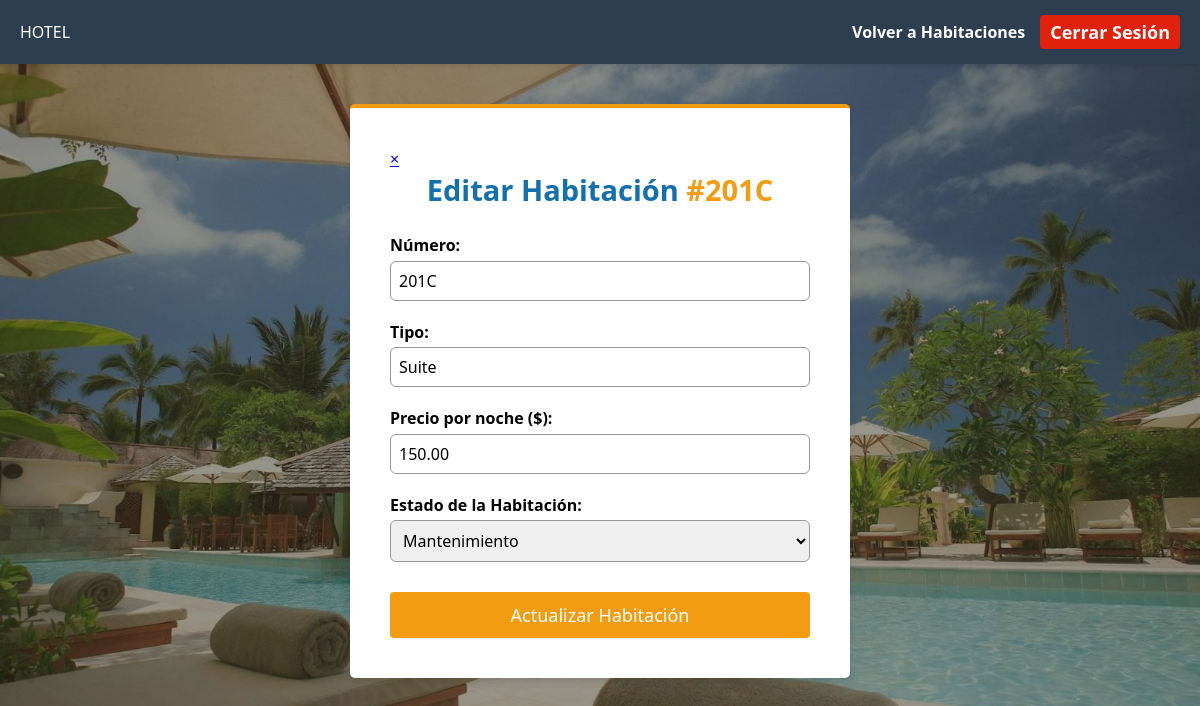
/views/habitaciones/editar_habitacion.php?id=3 (signed in), run on the app's committed database.
### tables this page shows
CREATE TABLE habitaciones (
    id_habitacion INT AUTO_INCREMENT PRIMARY KEY,
    numero VARCHAR(10) NOT NULL UNIQUE,
    tipo VARCHAR(50) NOT NULL,
    precio DECIMAL(10,2) NOT NULL,
    estado ENUM('Disponible', 'Ocupada', 'Mantenimiento') DEFAULT 'Disponible'
);

### views/habitaciones/editar_habitacion.php (the view, shortened to what this page needs)
<?php
$id_editar = intval($_GET['id']);
$database = new Conexion();
$db = $database->obtenerConexion();
$stmt = $db->prepare("SELECT * FROM habitaciones WHERE id_habitacion = :id");
$stmt->bindParam(':id', $id_editar);
$stmt->execute();
$habitacion = $stmt->fetch(PDO::FETCH_ASSOC);
?>
<!DOCTYPE html>
<html lang="es">
<head>
    <link rel="stylesheet" href="../../css/login.css">
</head>
<body>
    <nav class="navbar">
        <div class="logo">HOTEL</div>
        <div class="nav-links">
            <a href="../habitaciones/habitaciones.php">Volver a Habitaciones</a>
            <a href="../../php/auth/logout.php" class="btn btn-danger" style="padding: 5px 10px;">Cerrar Sesión</a>
        </div>
    </nav>
    <div class="login-container" style="max-width: 500px; margin-top: 40px; border-top: 4px solid #f39c12;">
        <a href="habitaciones.php" class="btn-close-card" title="Cancelar">&times;</a>
        <h2 style="margin-bottom: 25px;">Editar Habitación <span style="color:#f39c12;">#<?php echo $habitacion['numero']; ?></span></h2>
        <form action="../../php/habitaciones/actualizar_habitacion.php" method="POST">
            <div class="form-group">
                <label for="numero">Número:</label>
                <input type="text" id="numero" name="numero" value="<?php echo htmlspecialchars($habitacion['numero']); ?>" required>
            </div>
            <div class="form-group">
                <label for="tipo">Tipo:</label>
                <input type="text" id="tipo" name="tipo" value="<?php echo htmlspecialchars($habitacion['tipo']); ?>" required>
            </div>
            <div class="form-group">
                <label for="precio">Precio por noche ($):</label>
                <input type="number" step="0.01" id="precio" name="precio" value="<?php echo $habitacion['precio']; ?>" required>
            </div>
            <div class="form-group">
                <label for="estado">Estado de la Habitación:</label>
                <select id="estado" name="estado" required>
                    <option value="Mantenimiento" <?php echo ($habitacion['estado'] == 'Mantenimiento') ? 'selected' : ''; ?>>Mantenimiento</option>
                </select>
            </div>
            <button type="submit" class="btn btn-primary" style="width: 100%; margin-top: 10px; background-color: #f39c12;">Actualizar Habitación</button>
        </form>
    </div>
</body>
</html>

### css/login.css (style rules this page uses)
* { margin: 0; padding: 0; box-sizing: border-box; font-family: 'Segoe UI', Tahoma, Geneva, Verdana, sans-serif; }
body { display: flex; flex-direction: column; min-height: 100vh; }
.navbar { background: #2c3e50; color: #fff; padding: 15px 20px; display: flex; justify-content: space-between; align-items: center; box-shadow: 0 2px 4px rgba(0,0,0,0.1); }
.navbar .nav-links { display: flex; gap: 15px; align-items: center; }
.navbar a { color: #fff; text-decoration: none; font-weight: 600; }
.btn { display: inline-block; padding: 11px 15px; border: none; border-radius: 4px; cursor: pointer; font-size: 18px; text-align: center; text-decoration: none; transition: background 0.3s; }
.btn-primary { background: #1170ae; color: #fff !important; }
.btn-danger { background: #e0210c; color: #fff !important; }
body { margin: 0; padding: 0; min-height: 100vh; background-image: url("../img/fondo.jpg"); background-size: cover; background-position: center; background-repeat: no-repeat; position: relative; }
body::before { content: ""; position: fixed; inset: 1; background: #00000066; z-index: -1; }
.login-container { position: relative; width: 100%; max-width: 420px; margin: 120px auto; background: #fff; padding: 40px; border-radius: 5px; box-shadow: 0 4px 6px #0000001a; }
.login-container h2 { text-align: center; margin-bottom: 30px; color: #1170ae; font-size: 29px; }
.form-group { margin-bottom: 20px; }
.form-group label { display: block; margin-bottom: 4.5px; font-weight: 600; }
.form-group input, .form-group select { width: 100%; padding: 8px; border: 0.8px solid #999; border-radius: 6px; font-size: 16px; }

### data on the page
habitaciones: numero "201C", tipo "Suite", precio "150.00", estado "Mantenimiento"
